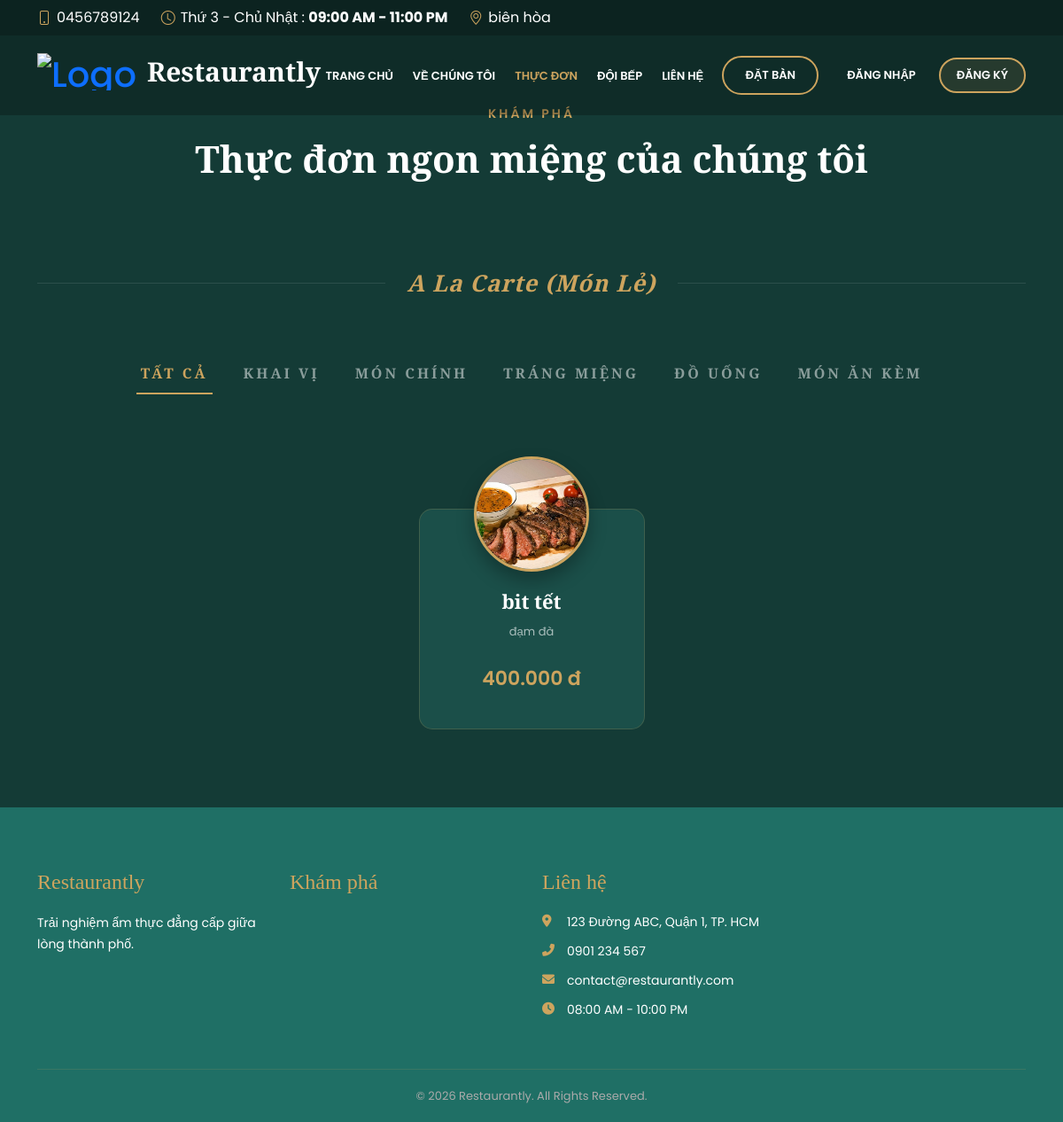
Page /menu.php on the committed database.
### tables this page shows
CREATE TABLE `categories` (
  `id` int(11) NOT NULL AUTO_INCREMENT,
  `name` varchar(100) NOT NULL,
  PRIMARY KEY (`id`)
);

CREATE TABLE `foods` (
  `id` int(11) NOT NULL AUTO_INCREMENT,
  `category_id` int(11) DEFAULT NULL,
  `name` varchar(255) NOT NULL,
  `price` decimal(15,2) NOT NULL,
  `image` varchar(255) DEFAULT NULL,
  `description` text DEFAULT NULL,
  `status` tinyint(1) DEFAULT 1,
  `is_active` tinyint(1) NOT NULL DEFAULT 1,
  PRIMARY KEY (`id`)
);

### menu.php (the view, shortened to what this page needs)
<?php
$database = new Database();
$db = $database->getConnection();
$all_categories = $db->query("SELECT * FROM categories ORDER BY id ASC")->fetchAll(PDO::FETCH_ASSOC);
include __DIR__ . '/views/client/layouts/header.php';
?>
<link rel="stylesheet" href="https://cdnjs.cloudflare.com/ajax/libs/animate.css/4.1.1/animate.min.css"/>
<section class="menu-header animate__animated animate__fadeIn">
    <div class="container">
        <div class="section-title">
            <h2>Khám Phá</h2>
            <p>Thực đơn ngon miệng của chúng tôi</p>
        </div>
    </div>
</section>
<section id="menu" class="menu-section pb-5" style="background-color: var(--bg-main);">
    <div class="container">
        <div class="category-divider"><span>A La Carte (Món Lẻ)</span></div>
        <ul class="nav nav-tabs nav-tabs-menu animate__animated animate__fadeIn" id="menuTabs" role="tablist">
            <li class="nav-item">
                <button class="nav-link active" id="all-tab" data-bs-toggle="tab" data-bs-target="#tab-all">Tất Cả</button>
            </li>
            <?php foreach ($all_categories as $cat): ?>
            <li class="nav-item">
                <button class="nav-link" data-bs-toggle="tab" data-bs-target="#cat-<?= $cat['id'] ?>"><?= $cat['name'] ?></button>
            </li>
            <?php endforeach; ?>
        </ul>
        <div class="tab-content animate__animated animate__fadeInUp">
            <div class="tab-pane fade show active" id="tab-all">
                <div class="row justify-content-center">
                    <?php
                    $all_foods = $db->query("SELECT * FROM foods WHERE is_active = 1 ORDER BY id DESC")->fetchAll(PDO::FETCH_ASSOC);
                    if (empty($all_foods)):
                        echo "<div class='col-12'><p class='text-center text-light mt-4'>Chưa có món ăn nào.</p></div>";
                    else:
                        foreach ($all_foods as $f):
                    ?>
                    <div class="col-lg-3 col-md-4 col-sm-6 food-card-wrapper">
                        <div class="food-card">
                            <div class="food-img-container">
                                <img src="public/assets/img/menu/<?= $f['image'] ?>" onerror="this.src='public/assets/img/default.jpg'" alt="<?= $f['name'] ?>">
                            </div>
                            <h3 class="food-title"><?= htmlspecialchars($f['name']) ?></h3>
                            <div class="food-desc"><?= mb_strimwidth(htmlspecialchars($f['description']), 0, 60, "...") ?></div>
                            <div class="food-price"><?= number_format($f['price'], 0, ',', '.') ?> đ</div>
                        </div>
                    </div>
                    <?php endforeach; endif; ?>
                </div>
            </div>
        </div>
    </div>
</section>
<?php include __DIR__ . '/views/client/layouts/footer.php'; ?>

### views/client/layouts/header.php (style rules this page uses)
:root { --primary-color: #cda45e; }
body { margin: 0; padding: 0 !important; font-family: "Poppins", sans-serif; }

### menu.php (style rules this page uses)
:root { --bg-main: #143b36; --card-bg: #1b4f49; --accent-gold: #cda45e; --text-light: #ffffff; --text-muted: #aabebc; }
body { background-color: var(--bg-main); color: var(--text-light); font-family: 'Poppins', sans-serif; }
.menu-header { padding: 120px 0 40px; background: var(--bg-main); text-align: center; }
.section-title h2 { font-family: 'Poppins', sans-serif; font-size: 14px; font-weight: 600; margin: 0 0 10px 0; letter-spacing: 3px; text-transform: uppercase; color: var(--accent-gold); }
.section-title p { margin: 0; font-size: 42px; font-weight: 700; font-family: "Playfair Display", serif; color: var(--text-light); }
.category-divider { text-align: center; margin: 50px 0 60px; position: relative; }
.category-divider::before { content: ""; position: absolute; top: 50%; left: 0; right: 0; height: 1px; background: rgba(255, 255, 255, 0.1); z-index: 1; }
.category-divider span { position: relative; z-index: 2; background: var(--bg-main); padding: 0 25px; font-family: 'Playfair Display', serif; font-size: 26px; font-weight: 700; color: var(--accent-gold); font-style: italic; letter-spacing: 1px; }
.nav-tabs-menu { border: none; justify-content: center; margin-bottom: 70px; gap: 30px; }
.nav-tabs-menu .nav-link { color: var(--text-light); background: none; border: none; font-family: 'Playfair Display', serif; font-weight: 700; font-size: 16px; text-transform: uppercase; letter-spacing: 3px; padding: 10px 5px; transition: 0.3s; opacity: 0.5; }
.nav-tabs-menu .nav-link.active { color: var(--accent-gold); background: none; opacity: 1; border-bottom: 2px solid var(--accent-gold); }
.food-card-wrapper { margin-top: 60px; margin-bottom: 40px; padding: 0 15px; }
.food-card { background: var(--card-bg); border: 1px solid rgba(205, 164, 94, 0.2); border-radius: 15px; padding: 90px 20px 40px; text-align: center; position: relative; transition: all 0.3s ease; height: 100%; display: flex; flex-direction: column; }
.food-img-container { position: absolute; top: -60px; left: 50%; transform: translateX(-50%); width: 130px; height: 130px; border-radius: 50%; background: var(--card-bg); box-shadow: 0 10px 20px rgba(0,0,0,0.3); border: 3px solid var(--accent-gold); overflow: hidden; z-index: 2; }
.food-img-container img { width: 100%; height: 100%; object-fit: cover; transition: 0.5s ease; }
.food-title { font-family: 'Playfair Display', serif; font-weight: 700; font-size: 22px; color: var(--text-light); margin-bottom: 12px; }
.food-desc { font-size: 13px; color: var(--text-muted); line-height: 1.6; margin-bottom: 25px; flex-grow: 1; }
.food-price { font-family: 'Poppins', sans-serif; font-weight: 600; font-size: 22px; color: var(--accent-gold); }

### rows in the picture
categories: name "KHAI VỊ"
categories: name "MÓN CHÍNH"
categories: name "TRÁNG MIỆNG"
categories: name "ĐỒ UỐNG"
categories: name "MÓN ĂN KÈM"
foods: image (picture), name "bit tết", description "đạm đà", price "400.000"

### other values in the picture
$settings['hotline'] "0456789124"
$settings['open_days'] "Thứ 3 - Chủ Nhật"
$settings['open_time'] "09:00 AM - 11:00 PM"
$settings['address'] "biên hòa"
$settings['restaurant_name'] "Restaurantly"
$ft['restaurant_name'] "Restaurantly"
$ft['footer_description'] "Trải nghiệm ẩm thực đẳng cấp giữa lòng thành phố."
$ft['address'] "123 Đường ABC, Quận 1, TP. HCM"
$ft['phone'] "0901 234 567"
$ft['email'] "contact@restaurantly.com"
$ft['opening_hours'] "08:00 AM - 10:00 PM"
$ft['copyright_text'] "© 2026 Restaurantly. All Rights Reserved."
